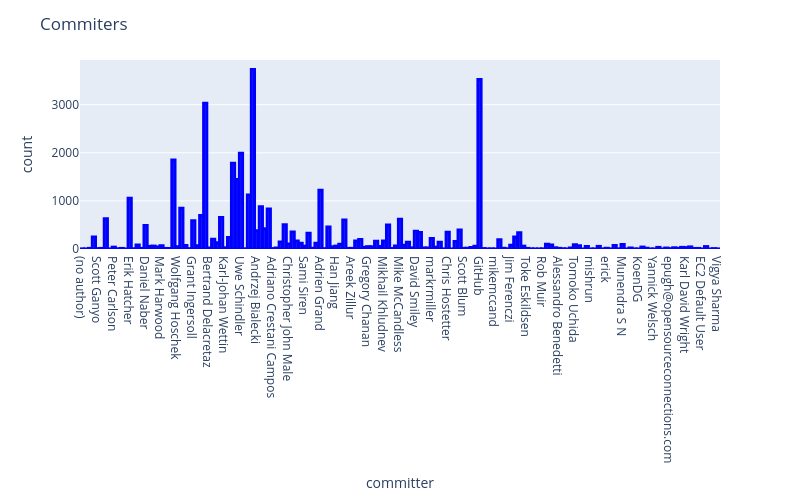

This figure's notebook cell:
### Code cell
hist2 = px.histogram(df, x='committer', nbins=20)
hist2.update_layout(width = 800, height = 500, title_text='Commiters')
hist2.update_traces(
    marker_line_width=3,       # espessura da borda em pixels
    marker_line_color='blue'  # cor da borda
)
hist2.show()

### Figure 1 — Plotly figure (JSON) as saved in the notebook; plotly's stock layout.template omitted (floating-point values rounded to 4 significant figures; data arrays with more than 128 entries replaced by an {"elided": "..."} marker saying what was removed)
{"data": [{"bingroup": "x", "hovertemplate": "committer=%{x}<br>count=%{y}<extra></extra>", "legendgroup": "", "marker": {"color": "#636efa", "line": {"color": "blue", "width": 3}, "pattern": {"shape": ""}}, "name": "", "nbinsx": 20, "orientation": "v", "showlegend": false, "type": "histogram", "x": {"elided": "38421 str values"}, "xaxis": "x", "yaxis": "y"}], "layout": {"barmode": "relative", "height": 500, "legend": {"tracegroupgap": 0}, "margin": {"t": 60}, "title": {"text": "Commiters"}, "width": 800, "xaxis": {"anchor": "y", "domain": [0, 1], "title": {"text": "committer"}}, "yaxis": {"anchor": "x", "domain": [0, 1], "title": {"text": "count"}}}}
